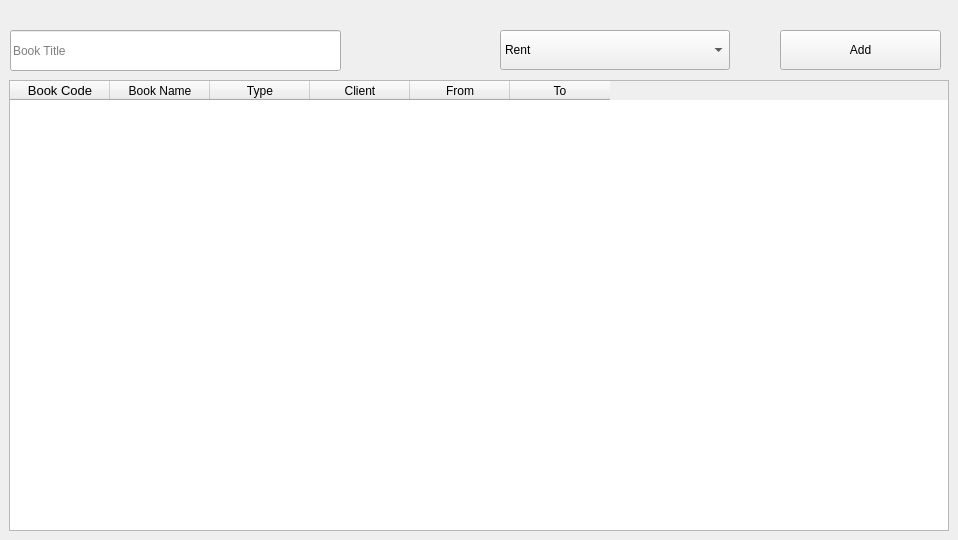
    <widget class="QWidget" name="tab">
     <attribute name="title">
      <string>Today</string>
     </attribute>
     <widget class="QLineEdit" name="lineEdit">
      <property name="geometry">
       <rect>
        <x>10</x>
        <y>30</y>
        <width>331</width>
        <height>41</height>
       </rect>
      </property>
      <property name="placeholderText">
       <string>Book Title</string>
      </property>
     </widget>
     <widget class="QComboBox" name="comboBox">
      <property name="geometry">
       <rect>
        <x>500</x>
        <y>30</y>
        <width>230</width>
        <height>40</height>
       </rect>
      </property>
      <item>
       <property name="text">
        <string>Rent</string>
       </property>
      </item>
      <item>
       <property name="text">
        <string>Retrieval</string>
       </property>
      </item>
     </widget>
     <widget class="QPushButton" name="pushButton_7">
      <property name="geometry">
       <rect>
        <x>780</x>
        <y>30</y>
        <width>161</width>
        <height>40</height>
       </rect>
      </property>
      <property name="text">
       <string>Add</string>
      </property>
     </widget>
     <widget class="QTableWidget" name="tableWidget">
      <property name="geometry">
       <rect>
        <x>9</x>
        <y>80</y>
        <width>940</width>
        <height>451</height>
       </rect>
      </property>
      <column>
       <property name="text">
        <string>Book Code</string>
       </property>
       <property name="font">
        <font>
         <pointsize>10</pointsize>
        </font>
       </property>
       <property name="textAlignment">
        <set>AlignCenter</set>
       </property>
      </column>
      <column>
       <property name="text">
        <string>Book Name</string>
       </property>
       <property name="textAlignment">
        <set>AlignCenter</set>
       </property>
      </column>
      <column>
       <property name="text">
        <string>Type</string>
       </property>
       <property name="textAlignment">
        <set>AlignCenter</set>
       </property>
      </column>
      <column>
       <property name="text">
        <string>Client</string>
       </property>
      </column>
      <column>
       <property name="text">
        <string>From</string>
       </property>
       <property name="textAlignment">
        <set>AlignCenter</set>
       </property>
      </column>
      <column>
       <property name="text">
        <string>To</string>
       </property>
       <property name="textAlignment">
        <set>AlignCenter</set>
       </property>
      </column>
     </widget>
    </widget>
